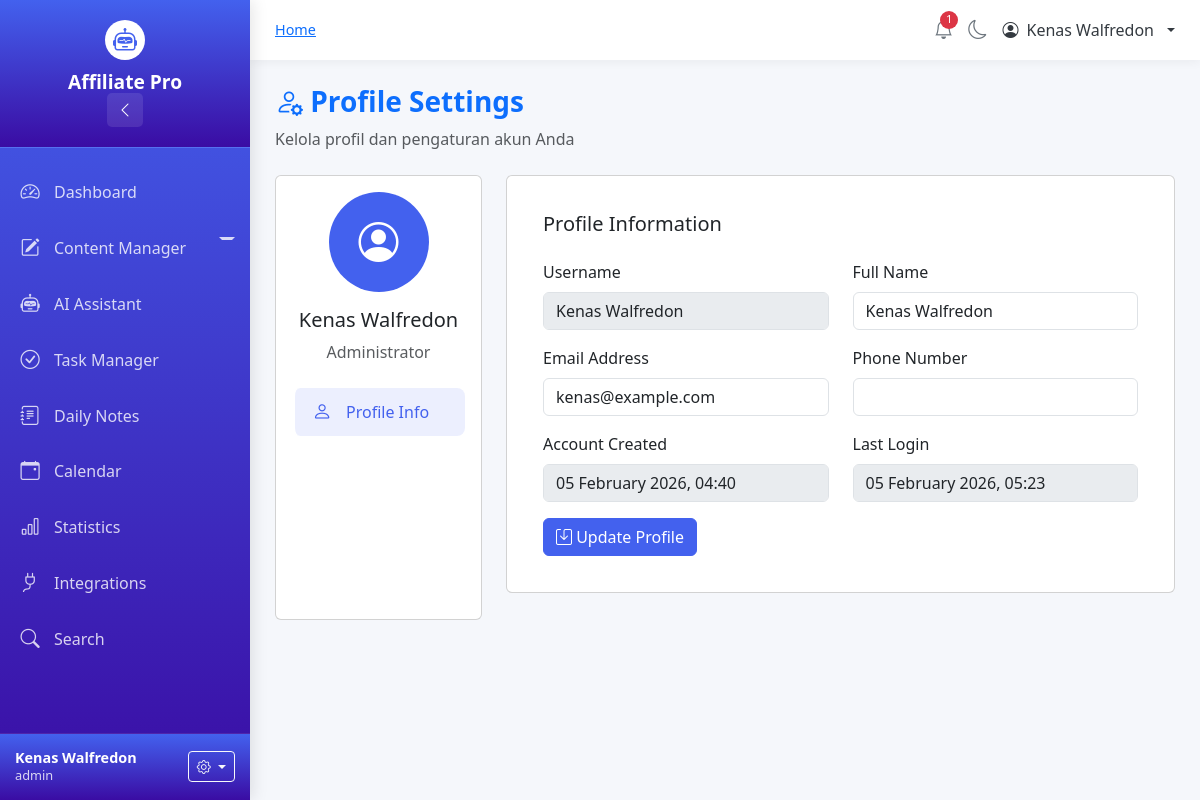
/profile (signed in), run on an earlier commit of the app's database.
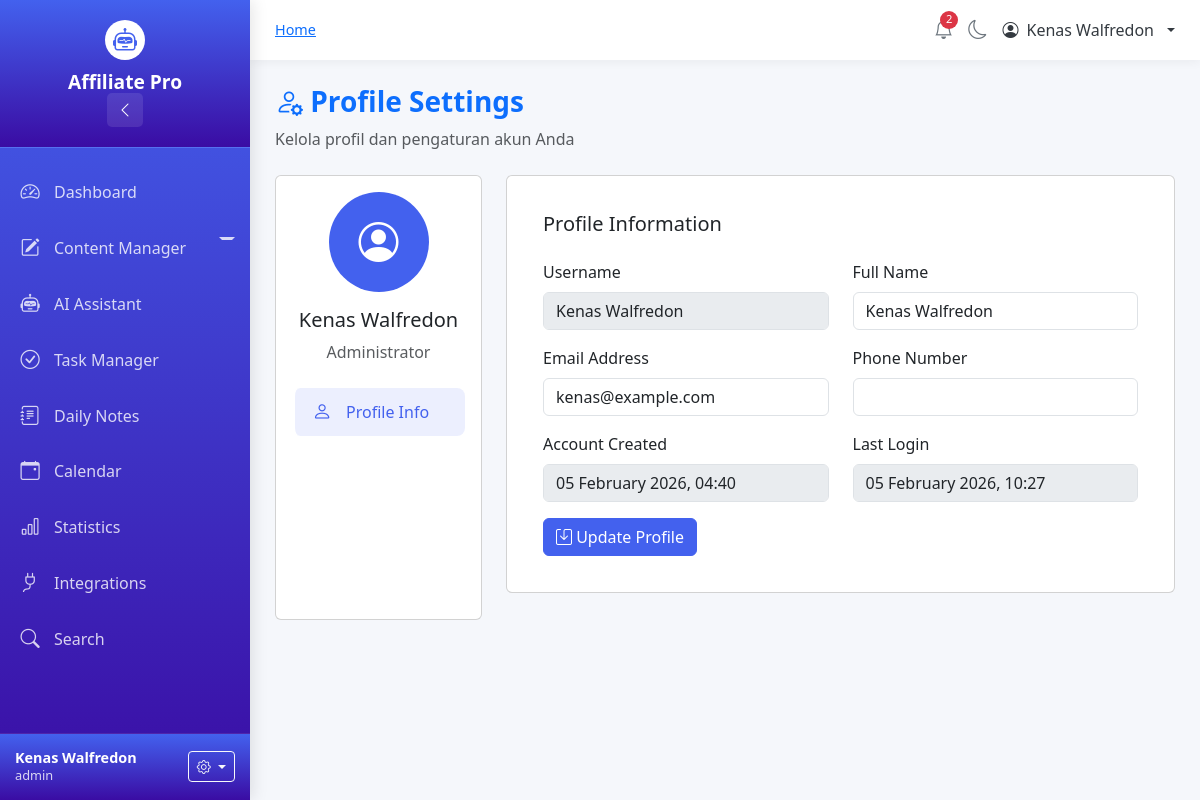
And on a later commit of the database.
### tables this page shows
CREATE TABLE users (
            username TEXT PRIMARY KEY,
            fullname TEXT,
            email TEXT,
            phone TEXT,
            password TEXT,
            role TEXT DEFAULT 'user',
            is_active BOOLEAN DEFAULT 1,
            created_at TIMESTAMP DEFAULT CURRENT_TIMESTAMP,
            last_login TIMESTAMP,
            updated_at TIMESTAMP DEFAULT CURRENT_TIMESTAMP
        );

### app.py (the view, shortened to what this page needs)
@app.route("/profile", methods=["GET", "POST"])
@login_required
def profile():
    conn = get_db()
    try:
        user = conn.execute("""
            SELECT username, fullname, email, phone,
                   created_at, last_login
            FROM users
            WHERE username=?
        """, (session['username'],)).fetchone()
    except:
        user = None
    try:
        preferences = conn.execute("""
            SELECT theme, language, timezone, notifications, items_per_page
            FROM user_preferences
            WHERE username=?
        """, (session['username'],)).fetchone()
    except:
        preferences = None
    try:
        login_history = conn.execute("""
            SELECT login_time, ip_address, user_agent
            FROM login_history
            WHERE username=?
            ORDER BY login_time DESC
            LIMIT 10
        """, (session['username'],)).fetchall()
    except:
        login_history = []
    conn.close()
    return render_template("profile.html",
                         user=user,
                         preferences=preferences,
                         login_history=login_history)

### templates/profile.html (shortened to what this page needs)
{% extends "base.html" %}
{% block content %}
<div class="profile-page">
    <div class="row mb-4">
        <div class="col">
            <h1 class="h3 fw-bold text-primary">
                <i class="bi bi-person-gear"></i> Profile Settings
            </h1>
            <p class="text-muted mb-0">Kelola profil dan pengaturan akun Anda</p>
        </div>
    </div>
    <div class="row">
        <div class="col-lg-3 mb-4">
            <div class="card">
                <div class="card-body">
                    <div class="d-flex flex-column align-items-center text-center mb-4">
                        <div class="avatar-circle mb-3">
                            <i class="bi bi-person-circle fs-1"></i>
                        </div>
                        <h5>{{ user.fullname if user.fullname else session.username }}</h5>
                        <p class="text-muted mb-0">Administrator</p>
                    </div>
                    <nav class="nav flex-column">
                        <a class="nav-link active" href="#profile-tab" data-bs-toggle="tab">
                            <i class="bi bi-person"></i> Profile Info
                        </a>
                        <a class="nav-link" href="#security-tab" data-bs-toggle="tab">
                            <i class="bi bi-shield-lock"></i> Security
                        </a>
                        <a class="nav-link" href="#preferences-tab" data-bs-toggle="tab">
                            <i class="bi bi-sliders"></i> Preferences
                        </a>
                        <a class="nav-link" href="#sessions-tab" data-bs-toggle="tab">
                            <i class="bi bi-clock-history"></i> Login History
                        </a>
                    </nav>
                </div>
            </div>
        </div>
        <div class="col-lg-9">
            <div class="card">
                <div class="card-body">
                    <div class="tab-content">
                        <div class="tab-pane fade show active" id="profile-tab">
                            <h5 class="mb-4">Profile Information</h5>
                            <form method="POST" action="/profile">
                                <div class="row mb-3">
                                    <div class="col-md-6">
                                        <label class="form-label">Username</label>
                                        <input type="text" class="form-control"
                                               value="{{ session.username }}" disabled>
                                    </div>
                                    <div class="col-md-6">
                                        <label class="form-label">Full Name</label>
                                        <input type="text" name="fullname" class="form-control"
                                               value="{{ user.fullname if user.fullname else '' }}">
                                    </div>
                                </div>
                                <div class="row mb-3">
                                    <div class="col-md-6">
                                        <label class="form-label">Email Address</label>
                                        <input type="email" name="email" class="form-control"
                                               value="{{ user.email if user.email else '' }}">
                                    </div>
                                    <div class="col-md-6">
                                        <label class="form-label">Phone Number</label>
                                        <input type="tel" name="phone" class="form-control"
                                               value="{{ user.phone if user.phone else '' }}">
                                    </div>
                                </div>
                                <div class="row mb-3">
                                    <div class="col-md-6">
                                        <label class="form-label">Account Created</label>
                                        <input type="text" class="form-control"
                                               value="{{ user.created_at|format_datetime if user.created_at else 'N/A' }}" disabled>
                                    </div>
                                    <div class="col-md-6">
                                        <label class="form-label">Last Login</label>
                                        <input type="text" class="form-control"
                                               value="{{ user.last_login|format_datetime if user.last_login else 'N/A' }}" disabled>
                                    </div>
                                </div>
                                <button type="submit" class="btn btn-primary">
                                    <i class="bi bi-save"></i> Update Profile
                                </button>
                            </form>
                        </div>
                    </div>
                </div>
            </div>
        </div>
    </div>
</div>
{% endblock %}

### templates/base.html (shortened to what this page needs)
<!DOCTYPE html>
<html lang="id" data-theme="light">
<head>
    <link href="https://cdn.jsdelivr.net/npm/bootstrap@5.3.0/dist/css/bootstrap.min.css" rel="stylesheet">
    <link rel="stylesheet" href="https://cdn.jsdelivr.net/npm/bootstrap-icons@1.10.0/font/bootstrap-icons.css">
    <link rel="stylesheet" href="https://cdnjs.cloudflare.com/ajax/libs/font-awesome/6.4.0/css/all.min.css">
</head>
<body data-theme="light">
    <div class="sidebar" id="sidebar">
        <div class="sidebar-header">
            <div class="logo">
                <i class="bi bi-robot"></i>
            </div>
            <h3>Affiliate Pro</h3>
            <button class="toggle-btn" id="sidebarToggle">
                <i class="bi bi-chevron-left"></i>
            </button>
        </div>
        <div class="sidebar-menu">
            <ul class="nav flex-column">
                <li class="nav-item">
                    <a class="nav-link {% if request.endpoint == 'dashboard' %}active{% endif %}" href="{{ url_for('dashboard') }}">
                        <i class="bi bi-speedometer2"></i>
                        <span>Dashboard</span>
                    </a>
                </li>
                <li class="nav-item dropdown">
                    <a class="nav-link has-dropdown dropdown-toggle {% if request.endpoint in ['content_manager', 'ide_manager', 'stok_manager', 'skrip_manager', 'strategi_manager', 'manage'] %}active{% endif %}"
                       href="#"
                       id="contentManagerDropdown"
                       role="button"
                       data-bs-toggle="dropdown"
                       aria-expanded="false">
                        <i class="bi bi-pencil-square"></i>
                        <span>Content Manager</span>
                    </a>
                </li>
                <li class="nav-item">
                    <a class="nav-link {% if request.endpoint == 'ai_assistant' %}active{% endif %}" href="{{ url_for('ai_assistant') }}">
                        <i class="bi bi-robot"></i>
                        <span>AI Assistant</span>
                    </a>
                </li>
                <li class="nav-item">
                    <a class="nav-link {% if request.endpoint == 'tasks' %}active{% endif %}" href="{{ url_for('tasks') }}">
                        <i class="bi bi-check-circle"></i>
                        <span>Task Manager</span>
                    </a>
                </li>
                <li class="nav-item">
                    <a class="nav-link {% if request.endpoint == 'daily_notes' %}active{% endif %}" href="{{ url_for('daily_notes') }}">
                        <i class="bi bi-journal-text"></i>
                        <span>Daily Notes</span>
                    </a>
                </li>
                <li class="nav-item">
                    <a class="nav-link {% if request.endpoint == 'calendar' %}active{% endif %}" href="{{ url_for('calendar') }}">
                        <i class="bi bi-calendar-event"></i>
                        <span>Calendar</span>
                    </a>
                </li>
                <li class="nav-item">
                    <a class="nav-link {% if request.endpoint == 'statistics' %}active{% endif %}" href="{{ url_for('statistics') }}">
                        <i class="bi bi-bar-chart"></i>
                        <span>Statistics</span>
                    </a>
                </li>
                <li class="nav-item">
                    <a class="nav-link {% if request.endpoint == 'integrations' %}active{% endif %}" href="{{ url_for('integrations') }}">
                        <i class="bi bi-plug"></i>
                        <span>Integrations</span>
                    </a>
                </li>
                <li class="nav-item">
                    <a class="nav-link {% if request.endpoint == 'search' %}active{% endif %}" href="{{ url_for('search') }}">
                        <i class="bi bi-search"></i>
                        <span>Search</span>
                    </a>
                </li>
            </ul>
        </div>
        <div class="sidebar-footer">
            <div class="user-info">
                <div class="user-details">
                    <div class="name">{{ session.get('username', 'User') }}</div>
                    <div class="role">{{ session.get('user_role', 'User') }}</div>
                </div>
                <div class="dropdown">
                    <button class="btn btn-sm btn-outline-light dropdown-toggle" type="button" data-bs-toggle="dropdown">
                        <i class="bi bi-gear"></i>
                    </button>
                </div>
            </div>
        </div>
    </div>
    <div class="main-content" id="mainContent">
        <div class="top-header">
            <nav aria-label="breadcrumb">
                <ol class="breadcrumb">
                    <li class="breadcrumb-item"><a href="{{ url_for('dashboard') }}">Home</a></li>
                </ol>
            </nav>
            <div class="header-actions">
                <button class="notification-btn" id="notificationBtn" data-bs-toggle="dropdown">
                    <i class="bi bi-bell"></i>
                    {% if unread_notifications > 0 %}
                    <span class="notification-badge">{{ unread_notifications }}</span>
                    {% endif %}
                </button>
                <button class="theme-toggle" id="themeToggle">
                    <i class="bi bi-moon"></i>
                </button>
                <div class="dropdown user-dropdown">
                    <button class="dropdown-toggle" type="button" data-bs-toggle="dropdown">
                        <i class="bi bi-person-circle"></i>
                        <span>{{ session.get('username', 'User') }}</span>
                    </button>
                </div>
            </div>
        </div>
        <div class="content-wrapper fade-in">
            {% block content %}{% endblock %}
        </div>
    </div>
</body>
</html>

What changed in the data, as far as the page shows it:
changed users "Kenas Walfredon": last_login "05 February 2026, 05:23" → "05 February 2026, 10:27"
Also different on the page:
{{ unread_notifications }}: "1" → "2"
